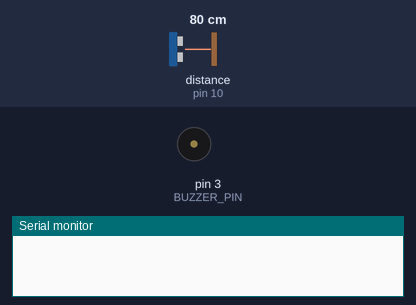
The sketch below on a simulated Arduino Uno, built with avr-gcc and run on an emulated ATmega328P. Shown: buzzer (waves = sounding), the last lines printed to the serial monitor. Wiring (inferred from the names in the program): ultrasonic range finder: trigger pin 9; echo pin 10. The inputs (shaded band) are chosen by the test bench; at power-on: distance to the obstacle (sensor on pin 10) 80 cm. The echo pulse lasts 58.3 µs per cm.

Above: at 1.2 s.
1.3 s: distance to the obstacle (sensor on pin 10) set to 9 cm
At 1.7 s:
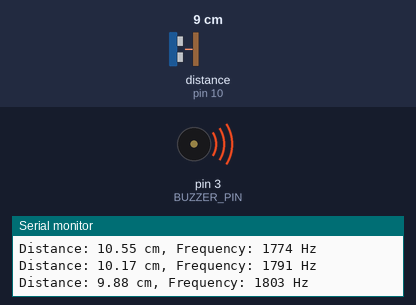
2.8 s: distance to the obstacle (sensor on pin 10) set to 18 cm
At 3.9 s:
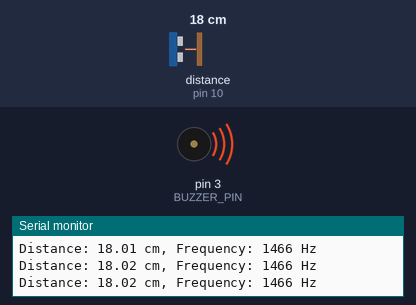
5.8 s: distance to the obstacle (sensor on pin 10) set to 35 cm
At 6.4 s:
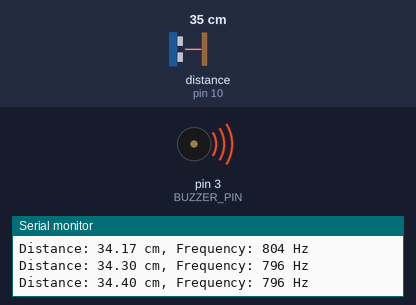
8.8 s: distance to the obstacle (sensor on pin 10) set to 7 cm
At 9.7 s:
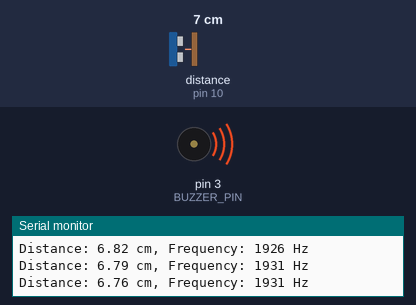
11.8 s: distance to the obstacle (sensor on pin 10) set to 4 cm
At 12.5 s:
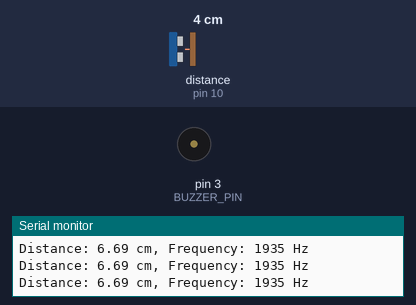
Timing chart, 0 to 14.3 s (numbered marks = the images above; inputs shaded):
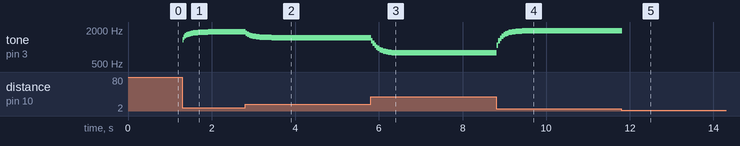

Measured:
- the behaviour switches between 6 and 5 cm on distance to the obstacle (sensor on pin 10) (found by bisection; images 4 and 5)
- after the input at 1.3 s, tone on pin 3 (BUZZER_PIN): plays 1347 Hz for 0.02 s, 1474 Hz for 0.02 s, 1569 Hz for 0.03 s, 1639 Hz for 0.04 s, 1688 Hz for 0.04 s, 1725 Hz for 0.04 s … (18 notes in this stretch), starting at once
- after the input at 2.8 s, tone on pin 3 (BUZZER_PIN): plays 1758 Hz for 0.04 s, 1684 Hz for 0.04 s, 1630 Hz for 0.04 s, 1589 Hz for 0.04 s, 1561 Hz for 0.04 s, 1536 Hz for 0.04 s … (15 notes in this stretch), starting at once
- after the input at 5.8 s, tone on pin 3 (BUZZER_PIN): plays 1293 Hz for 0.04 s, 1166 Hz for 0.04 s, 1067 Hz for 0.04 s, 997 Hz for 0.04 s, 944 Hz for 0.04 s, 903 Hz for 0.04 s … (16 notes in this stretch), starting at once
- after the input at 8.8 s, tone on pin 3 (BUZZER_PIN): plays 1071 Hz for 0.04 s, 1281 Hz for 0.04 s, 1441 Hz for 0.04 s, 1561 Hz for 0.04 s, 1651 Hz for 0.04 s, 1717 Hz for 0.04 s … (19 notes in this stretch), starting at once
- after the input at 11.8 s, tone on pin 3 (BUZZER_PIN): 1935 Hz → silent at once

The sketch:

proximity_thermain.ino
```cpp
/*
  Arduino Ultrasonic Theremin

  Hardware:
  - Arduino Uno
  - HC-SR04 ultrasonic proximity sensor
  - Passive piezo buzzer

  Move your hand between approximately 5 cm and 50 cm
  from the sensor to change the sound frequency.
*/

const byte TRIG_PIN = 9;
const byte ECHO_PIN = 10;
const byte BUZZER_PIN = 3;

const float MIN_DISTANCE_CM = 5.0;
const float MAX_DISTANCE_CM = 50.0;

const int MIN_FREQUENCY_HZ = 150;
const int MAX_FREQUENCY_HZ = 2000;

float filteredDistance = 25.0;

float measureDistanceCm() {
  // Ensure the trigger pin starts LOW.
  digitalWrite(TRIG_PIN, LOW);
  delayMicroseconds(2);

  // Send a 10-microsecond ultrasonic pulse.
  digitalWrite(TRIG_PIN, HIGH);
  delayMicroseconds(10);
  digitalWrite(TRIG_PIN, LOW);

  // Wait for the returning pulse.
  // Timeout after 30 ms to avoid blocking indefinitely.
  unsigned long duration =
      pulseIn(ECHO_PIN, HIGH, 30000UL);

  // No echo was received.
  if (duration == 0) {
    return -1.0;
  }

  // Speed of sound is approximately 0.0343 cm/us.
  // Divide by 2 because the pulse travels to the hand and back.
  return duration * 0.0343 / 2.0;
}

void setup() {
  pinMode(TRIG_PIN, OUTPUT);
  pinMode(ECHO_PIN, INPUT);
  pinMode(BUZZER_PIN, OUTPUT);

  Serial.begin(9600);
}

void loop() {
  float distance = measureDistanceCm();

  if (distance >= MIN_DISTANCE_CM &&
      distance <= MAX_DISTANCE_CM) {

    // Smooth the measurement to reduce pitch jitter.
    filteredDistance =
        0.75 * filteredDistance + 0.25 * distance;

    /*
      Convert distance to frequency.

      Closer hand  -> higher pitch
      Farther hand -> lower pitch
    */
    int frequency = map(
        constrain((int)(filteredDistance * 10),
                  (int)(MIN_DISTANCE_CM * 10),
                  (int)(MAX_DISTANCE_CM * 10)),
        (int)(MIN_DISTANCE_CM * 10),
        (int)(MAX_DISTANCE_CM * 10),
        MAX_FREQUENCY_HZ,
        MIN_FREQUENCY_HZ
    );

    tone(BUZZER_PIN, frequency);

    Serial.print("Distance: ");
    Serial.print(filteredDistance);
    Serial.print(" cm, Frequency: ");
    Serial.print(frequency);
    Serial.println(" Hz");
  } else {
    // Stop playing when no hand is detected in the usable range.
    noTone(BUZZER_PIN);
  }

  delay(20);
}
```
